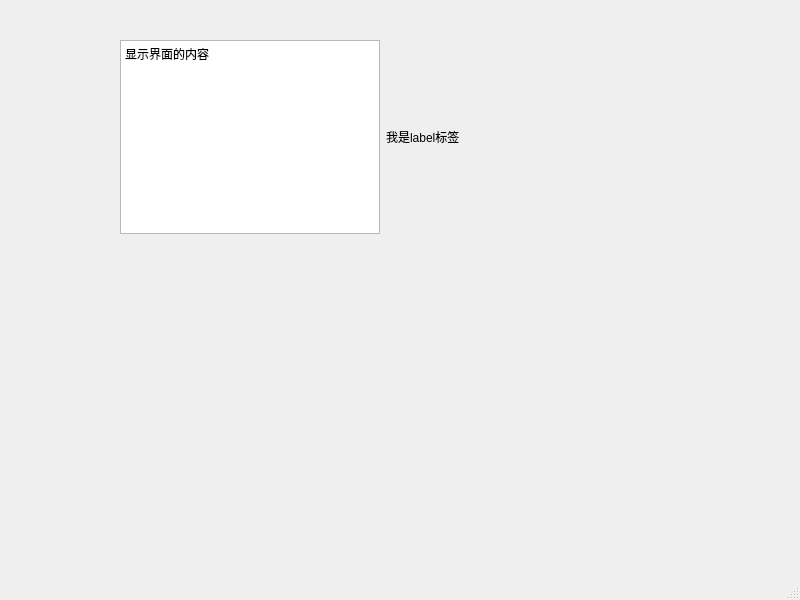
<?xml version="1.0" encoding="UTF-8"?>
<ui version="4.0">
 <class>MainWindow2</class>
 <widget class="QMainWindow" name="MainWindow2">
  <property name="geometry">
   <rect>
    <x>0</x>
    <y>0</y>
    <width>800</width>
    <height>600</height>
   </rect>
  </property>
  <property name="windowTitle">
   <string>MainWindow</string>
  </property>
  <widget class="QWidget" name="centralwidget">
   <widget class="QWidget" name="">
    <property name="geometry">
     <rect>
      <x>120</x>
      <y>40</y>
      <width>340</width>
      <height>194</height>
     </rect>
    </property>
    <layout class="QHBoxLayout" name="horizontalLayout">
     <item>
      <widget class="QTextEdit" name="textEdit">
       <property name="html">
        <string>&lt;!DOCTYPE HTML PUBLIC &quot;-//W3C//DTD HTML 4.0//EN&quot; &quot;http://www.w3.org/TR/REC-html40/strict.dtd&quot;&gt;
&lt;html&gt;&lt;head&gt;&lt;meta name=&quot;qrichtext&quot; content=&quot;1&quot; /&gt;&lt;meta charset=&quot;utf-8&quot; /&gt;&lt;style type=&quot;text/css&quot;&gt;
p, li { white-space: pre-wrap; }
hr { height: 1px; border-width: 0; }
li.unchecked::marker { content: &quot;\2610&quot;; }
li.checked::marker { content: &quot;\2612&quot;; }
&lt;/style&gt;&lt;/head&gt;&lt;body style=&quot; font-family:'Microsoft YaHei UI'; font-size:9pt; font-weight:400; font-style:normal;&quot;&gt;
&lt;p style=&quot; margin-top:0px; margin-bottom:0px; margin-left:0px; margin-right:0px; -qt-block-indent:0; text-indent:0px;&quot;&gt;显示界面的内容&lt;/p&gt;&lt;/body&gt;&lt;/html&gt;</string>
       </property>
      </widget>
     </item>
     <item>
      <widget class="QLabel" name="label">
       <property name="text">
        <string>我是label标签</string>
       </property>
      </widget>
     </item>
    </layout>
   </widget>
  </widget>
  <widget class="QMenuBar" name="menubar">
   <property name="geometry">
    <rect>
     <x>0</x>
     <y>0</y>
     <width>800</width>
     <height>22</height>
    </rect>
   </property>
  </widget>
  <widget class="QStatusBar" name="statusbar"/>
 </widget>
 <resources/>
 <connections/>
</ui>
